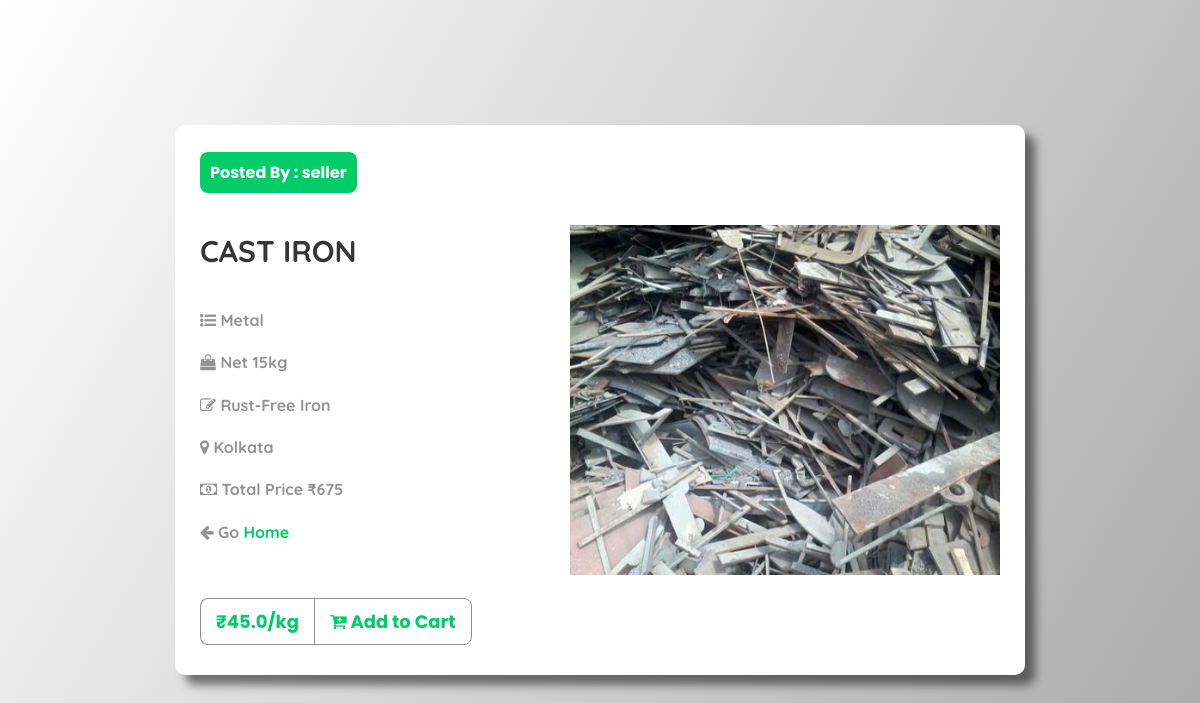
/item_description/1, run on the app's committed database.
### core/models.py (models this page shows, shortened)
class Product(models.Model):
    poster = models.ForeignKey(Customer, on_delete=models.CASCADE, null=True)
    name = models.CharField(max_length=100, blank=True)
    category = models.ForeignKey(Category, on_delete=models.CASCADE, blank=True)
    description = models.CharField(max_length=200, blank=True)
    price = models.FloatField(default=0.0, blank=True)
    quantity = models.IntegerField(default=0, blank=True)
    address = models.CharField(max_length=200, blank=True)
    city = models.CharField(max_length=100, blank=True)
    zip_code = models.CharField(max_length=15, blank=True)
    phone = models.CharField(max_length=12, null=True)
    image = models.ImageField(upload_to='images/', blank=True)
    available = models.BooleanField(default=True, blank=True)

class Customer(models.Model):
    user = models.OneToOneField(User, null=False, blank=False, on_delete=models.CASCADE)
    phone_field = models.CharField(max_length=12, blank=False)
    def __str__(self) :
        return self.user.username

class Category(models.Model):
    category_name = models.CharField(max_length=100)
    def __str__(self):
        return self.category_name

### core/views.py (the view)
# urls.py: path('item_description/<int:pk>', views.item_description, name='item_description'),
def item_description(request, pk):
    product = Product.objects.get(pk=pk)
    return render(request, 'core/item_description.html', {'product':product})

### templates/core/item_description.html (shortened to what this page needs)
<!DOCTYPE html>
{% load static %}
<html lang="en">
  <head>
    <link rel="stylesheet" type="text/css" href="{% static 'css/bootstrap.min.css' %}">
    <link rel="stylesheet" type="text/css" href="{% static 'fonts/line-icons.css' %}">
    <link rel="stylesheet" type="text/css" href="{% static 'css/slicknav.css' %}">
    <link rel="stylesheet" type="text/css" href="{% static 'css/animate.css' %}">
    <link rel="stylesheet" type="text/css" href="{% static 'css/owl.carousel.css' %}">
    <link rel="stylesheet" type="text/css" href="{% static 'css/main.css' %}">
    <link rel="stylesheet" type="text/css" href="{% static 'css/responsive.css' %}">
    <link rel="stylesheet" href="https://cdnjs.cloudflare.com/ajax/libs/font-awesome/4.7.0/css/font-awesome.min.css">
  </head>
  <body>
    <div class="wrapper">
        <div class="outer">
            <div class="content animated fadeInLeft" style="padding-left: 5px;">
                <span class="bg animated fadeInDown" style="font-size: 16px;"><b>Posted By : {{product.poster}}</b></span>
                <h1 style="padding-top: 40px;">{{product.name}}</h1>
                <p style="font-size: 16px; padding-top: 20px;"><i class="fa fa-list-ul"></i> <b>{{product.category}}</b></p>
                <p style="font-size: 16px;"><i class="fa fa-shopping-bag"></i> <b>Net {{product.quantity}}kg</b></p>
                <p style="font-size: 16px;"><i class="fa fa-pencil-square-o"></i> <b>{{product.description}}</b></p>
                <p style="font-size: 16px;"><i class="fa fa-map-marker"></i> <b>{{product.city}}</b></p>
                <p style="font-size: 16px;"><i class="fa fa-money"></i> <b>Total Price ₹{% widthratio product.quantity 1 product.price %}</b></p>
                <p style="font-size: 16px;"><i class="fa fa-arrow-left"></i> <b>Go</b> <a href="{% url 'index' %}" style="color:#01cc67;"><b>Home</b></a></p><br>
                <div class="button">
                    {% if user.is_authenticated %}
                    <a href="{% url 'add_to_cart' product.pk %}" style="font-size: 18px;">₹{{product.price}}/kg</a><a class="cart-btn" href="{% url 'add_to_cart' product.pk %}" style="font-size: 18px;"><i class="fa fa-cart-plus"></i> Add to Cart</a>
                    {% else %}
                    <a href="{% url 'user_login' %}" style="font-size: 18px;">₹{{product.price}}/kg</a><a class="cart-btn" href="{% url 'user_login' %}" style="font-size: 18px;"><i class="fa fa-cart-plus"></i> Add to Cart</a>
                    {% endif %}
                </div>
            </div>
            <div>
                {% if product.image %}
                <a href="{% url 'item_image' product.pk %}" target="_blank">
                    <img src="{{product.image.url}}" alt="No Image" width="465px" height="350px" class="animated fadeInRight">
                </a>
                {% else %}
                <a href="{% url 'item_image' product.pk %}" target="_blank">
                    <img src="{% static 'img/noimage.png' %}" alt="No Image" width="465px" height="350px" class="animated fadeInRight">
                </a>
                {% endif %}
                <div style="padding-left: 595px; padding-top: 415px;">
                </div>
            </div>
        </div>
    </div>
</body>
</html>

### static/css/main.css (style rules this page uses)
html { overflow-x: hidden; }
body { background: #fff; font-size: 14px; font-weight: 400; font-family: "Quicksand", sans-serif; -webkit-box-sizing: border-box; -moz-box-sizing: border-box; box-sizing: border-box; -webkit-font-smoothing: subpixel-antialiased; color: #333; line-height: 25px; -webkit-backface-visibility: hidden; backface-visibility: hidden; overflow-x: hidden; }
h1, h2, h3, h4 { font-size: 36px; font-weight: 700; font-family: "Quicksand", sans-serif; }
a { -webkit-transition: all 0.2s linear; -moz-transition: all 0.2s linear; -o-transition: all 0.2s linear; transition: all 0.2s linear; }
p { font-weight: 400; font-family: "Quicksand", sans-serif; margin: 0px; font-size: 14px; }

### templates/core/item_description.html (style rules this page uses)
body { box-sizing: border-box; background: linear-gradient(120deg,#ffffff, #a9a9a9); }
.wrapper { display: flex; justify-content: center; align-items: center; font-family: "Poppins", sans-serif; width: 100%; height: 100vh; }
.outer { position: relative; background: #ffffff; height: 550px; width: 850px; overflow: hidden; display: flex; align-items: center; border-radius: 10px; box-shadow: 10px 10px 10px rgba(0,0,0,0.5); }
img { position: absolute; top: 100px; right: -10px; z-index: 0; padding-right: 35px; }
.content { animation-delay: 0.3s; position: absolute; left: 20px; z-index: 3 }
h1 { color: #363636; text-transform: uppercase; font-size: 30px; }
p { width: 280px; font-size: 13px; line-height: 1.4; color: #939393; margin: 20px 0; }
.bg { display: inline-block; color: #ffffff; background: #01cc67; padding: 8px 10px; border-radius: 8px; font-size: .7em; }
.button { width: fit-content; height: fit-content; margin-top: 10px; margin-bottom: -5px; }
.button a { display: inline-block; overflow: hidden; position: relative; font-size: 11px; color: #01cc67; text-decoration: none; padding: 10px 15px; border: 1px solid #939393; font-weight: bold; }
.button a:after { content: ""; position: absolute; top: 0; right: -10px; width: 0%; background: #01cc67; height: 100%; z-index: -1; transition: width 0.3s ease-in-out; transform: skew(-25deg); transform-origin: right; }
.button a:nth-of-type(1) { border-radius: 8px 0 0 8px; border-right: none; }
.button a:nth-of-type(2) { border-radius: 0px 8px 8px 0; }

### data on the page
Product: poster "seller", name "CAST IRON", category "Metal", quantity "15", description "Rust-Free Iron", city "Kolkata", quantity+price "675", price "45.0", image (picture)
